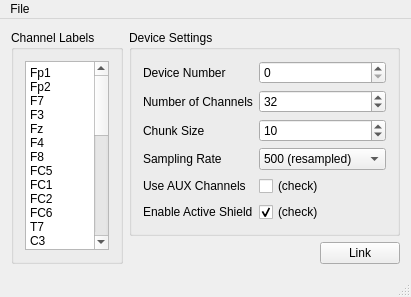
<?xml version="1.0" encoding="UTF-8"?>
<ui version="4.0">
 <class>MainWindow</class>
 <widget class="QMainWindow" name="MainWindow">
  <property name="geometry">
   <rect>
    <x>0</x>
    <y>0</y>
    <width>357</width>
    <height>274</height>
   </rect>
  </property>
  <property name="windowTitle">
   <string>ActiChamp Connector</string>
  </property>
  <widget class="QWidget" name="centralWidget">
   <layout class="QHBoxLayout" name="horizontalLayout_2">
    <item>
     <widget class="QGroupBox" name="groupBox_2">
      <property name="title">
       <string>Channel Labels</string>
      </property>
      <layout class="QGridLayout" name="gridLayout">
       <item row="0" column="0">
        <widget class="QPlainTextEdit" name="channelLabels">
         <property name="plainText">
          <string>Fp1
Fp2
F7
F3
Fz
F4
F8
FC5
FC1
FC2
FC6
T7
C3
Cz
C4
T8
TP9
CP5
CP1
CP2
CP6
TP10
P7
P3
Pz
P4
P8
PO9
O1
Oz
O2
PO10 </string>
         </property>
        </widget>
       </item>
      </layout>
     </widget>
    </item>
    <item>
     <layout class="QVBoxLayout" name="verticalLayout">
      <item>
       <widget class="QGroupBox" name="groupBox">
        <property name="title">
         <string>Device Settings</string>
        </property>
        <layout class="QFormLayout" name="formLayout">
         <property name="fieldGrowthPolicy">
          <enum>QFormLayout::AllNonFixedFieldsGrow</enum>
         </property>
         <item row="0" column="0">
          <widget class="QLabel" name="label_4">
           <property name="text">
            <string>Device Number</string>
           </property>
          </widget>
         </item>
         <item row="0" column="1">
          <widget class="QSpinBox" name="deviceNumber">
           <property name="toolTip">
            <string>The number of the USB device (if multiple); the first one is #0.</string>
           </property>
           <property name="minimum">
            <number>0</number>
           </property>
           <property name="maximum">
            <number>256</number>
           </property>
           <property name="value">
            <number>0</number>
           </property>
          </widget>
         </item>
         <item row="1" column="0">
          <widget class="QLabel" name="label_2">
           <property name="text">
            <string>Number of Channels</string>
           </property>
          </widget>
         </item>
         <item row="1" column="1">
          <widget class="QSpinBox" name="channelCount">
           <property name="toolTip">
            <string>This must match the number of entries in the channel list</string>
           </property>
           <property name="minimum">
            <number>1</number>
           </property>
           <property name="maximum">
            <number>256</number>
           </property>
           <property name="singleStep">
            <number>1</number>
           </property>
           <property name="value">
            <number>32</number>
           </property>
          </widget>
         </item>
         <item row="2" column="0">
          <widget class="QLabel" name="label">
           <property name="text">
            <string>Chunk Size</string>
           </property>
          </widget>
         </item>
         <item row="2" column="1">
          <widget class="QSpinBox" name="chunkSize">
           <property name="toolTip">
            <string>The number of samples per chunk emitted by the driver -- a small value will lead to lower overall latency but causes more CPU load</string>
           </property>
           <property name="minimum">
            <number>1</number>
           </property>
           <property name="maximum">
            <number>1024</number>
           </property>
           <property name="value">
            <number>10</number>
           </property>
          </widget>
         </item>
         <item row="3" column="0">
          <widget class="QLabel" name="label_3">
           <property name="text">
            <string>Sampling Rate</string>
           </property>
          </widget>
         </item>
         <item row="3" column="1">
          <widget class="QComboBox" name="samplingRate">
           <property name="toolTip">
            <string>The sampling rate to use; higher sampling rates require more network bandwidth (and storage space if recording), particularly the very high rates of 10KHz+. The native rates are those that are natively supported by the hardware and the resampled rates are resampled in software  (using a linear-phase sinc resampler that delays the output signal by 5 samples).</string>
           </property>
           <property name="currentIndex">
            <number>2</number>
           </property>
           <item>
            <property name="text">
             <string>125 (resampled)</string>
            </property>
           </item>
           <item>
            <property name="text">
             <string>250 (resampled)</string>
            </property>
           </item>
           <item>
            <property name="text">
             <string>500 (resampled)</string>
            </property>
           </item>
           <item>
            <property name="text">
             <string>1000 (resampled)</string>
            </property>
           </item>
           <item>
            <property name="text">
             <string>10000 (native)</string>
            </property>
           </item>
           <item>
            <property name="text">
             <string>50000 (native)</string>
            </property>
           </item>
           <item>
            <property name="text">
             <string>100000 (native)</string>
            </property>
           </item>
          </widget>
         </item>
         <item row="4" column="0">
          <widget class="QLabel" name="label_7">
           <property name="text">
            <string>Use AUX Channels</string>
           </property>
          </widget>
         </item>
         <item row="4" column="1">
          <widget class="QCheckBox" name="useAUX">
           <property name="toolTip">
            <string>If this is checked then the last 8 channels will hold the AUX signals; make sure to increase your channel count accordingly.</string>
           </property>
           <property name="text">
            <string>(check)</string>
           </property>
           <property name="checked">
            <bool>false</bool>
           </property>
          </widget>
         </item>
         <item row="5" column="0">
          <widget class="QLabel" name="label_8">
           <property name="text">
            <string>Enable Active Shield</string>
           </property>
          </widget>
         </item>
         <item row="5" column="1">
          <widget class="QCheckBox" name="activeShield">
           <property name="toolTip">
            <string>This will enable the active shielding of the cap; recommended.</string>
           </property>
           <property name="text">
            <string>(check)</string>
           </property>
           <property name="checked">
            <bool>true</bool>
           </property>
          </widget>
         </item>
        </layout>
       </widget>
      </item>
      <item>
       <spacer name="verticalSpacer">
        <property name="orientation">
         <enum>Qt::Vertical</enum>
        </property>
        <property name="sizeHint" stdset="0">
         <size>
          <width>20</width>
          <height>40</height>
         </size>
        </property>
       </spacer>
      </item>
      <item>
       <layout class="QHBoxLayout" name="horizontalLayout">
        <item>
         <spacer name="horizontalSpacer">
          <property name="orientation">
           <enum>Qt::Horizontal</enum>
          </property>
          <property name="sizeHint" stdset="0">
           <size>
            <width>40</width>
            <height>20</height>
           </size>
          </property>
         </spacer>
        </item>
        <item>
         <widget class="QPushButton" name="linkButton">
          <property name="text">
           <string>Link</string>
          </property>
         </widget>
        </item>
       </layout>
      </item>
     </layout>
    </item>
   </layout>
  </widget>
  <widget class="QMenuBar" name="menuBar">
   <property name="geometry">
    <rect>
     <x>0</x>
     <y>0</y>
     <width>357</width>
     <height>18</height>
    </rect>
   </property>
   <widget class="QMenu" name="menuFile">
    <property name="title">
     <string>File</string>
    </property>
    <addaction name="actionLoad_Configuration"/>
    <addaction name="actionSave_Configuration"/>
    <addaction name="separator"/>
    <addaction name="actionQuit_2"/>
   </widget>
   <addaction name="menuFile"/>
  </widget>
  <widget class="QStatusBar" name="statusBar"/>
  <action name="actionLoad_Configuration">
   <property name="text">
    <string>Load Configuration</string>
   </property>
  </action>
  <action name="actionSave_Configuration">
   <property name="text">
    <string>Save Configuration</string>
   </property>
  </action>
  <action name="actionQuit">
   <property name="text">
    <string>Quit</string>
   </property>
  </action>
  <action name="actionQuit_2">
   <property name="text">
    <string>Quit</string>
   </property>
  </action>
 </widget>
 <layoutdefault spacing="6" margin="11"/>
 <resources/>
 <connections/>
</ui>
